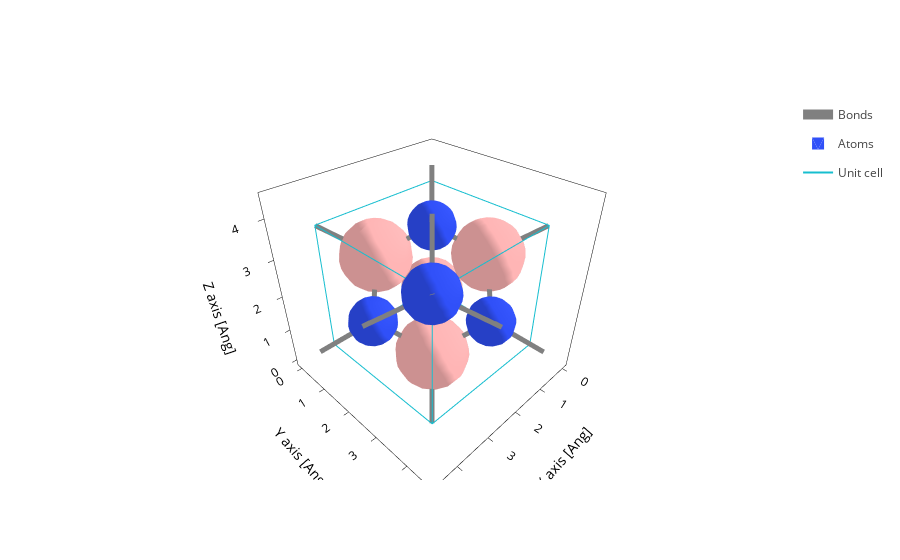

Notebook code cell kept with this figure:
### Code cell
# 1. Plot structure
# path = Path("../dataset/SHARE_OUTPUTS_2_ATOMS/0953-8dcf-411e-ae7b-00f794981cc5") # B-N Overlapped
# path = Path("../dataset/SHARE_OUTPUTS_2_ATOMS/c0e0-7549-496d-82e7-c3f6b1d81e58") # B-N No overlapped

# Boron: Grey
# path = Path("../dataset/SHARE_OUTPUTS_2_ATOMS/2e65-1feb-4df2-8836-e5513b9bade0") # B-B Overlapped
# path = Path("../dataset/SHARE_OUTPUTS_2_ATOMS/7e20-9cdf-4b2c-8134-6cadc8f64c34") # B-B No overlapped
# path = Path("../dataset/SHARE_OUTPUTS_2_ATOMS/a4f7-5d3f-4e50-9eda-87df3bf9ba58") # B-B No overlapped (Pero sí en la siguiente cell)

# path = Path("../dataset/SHARE_OUTPUTS_8_ATOMS/39cf-a27b-42dd-a62e-62556132a798") #Hexagonal
# path = Path("../dataset/SHARE_OUTPUTS_8_ATOMS/11ad-ba95-4a26-8f92-5267f5787553") #Cubic

#Val:
path = Path("../dataset/SHARE_OUTPUTS_2_ATOMS/fc1c-6ab6-4c0e-921e-99710e6fe41b") #N-N Small overlapped
path = Path("../dataset/SHARE_OUTPUTS_2_ATOMS/f016-fb0e-4d5c-b584-4f8987eb5676") #N-N No overlapped

path = Path("../dataset/SHARE_OUTPUTS_2_ATOMS/a4e4-2f64-4e68-a37a-9e84eb767a0c") # B-B No overlapped
path = Path("../dataset/SHARE_OUTPUTS_2_ATOMS/7bbb-6d51-41eb-9de4-329298202ebf") # B-B overlapped

path = Path("../dataset/SHARE_OUTPUTS_8_ATOMS/173e-fad7-4f78-8350-6759a5471596") #Cubic
path = Path("../dataset/SHARE_OUTPUTS_8_ATOMS/4b9b-20df-4fe5-a669-88ff91902e97") #Hexagonal

path = Path("../dataset/SHARE_OUTPUTS_8_ATOMS/0888-cde8-4bbf-8840-bbd0accf1d6c")


print("Plotting structure...")
file = sisl.get_sile(path / "aiida.fdf")
fig = file.plot.geometry(axes="xyz")
# filepath = savedir_struct / f"{n_atoms}atm_{structure}.png"
# fig.write_image(str(filepath))
fig.show()
file.read_geometry().atoms.Z

### Figure 1 — Plotly figure (JSON) as saved in the notebook; plotly's stock layout.template omitted (floating-point values rounded to 4 significant figures; data arrays with more than 128 entries replaced by an {"elided": "..."} marker saying what was removed)
{"data": [{"line": {"color": "gray", "width": 10}, "meta": {}, "mode": "lines", "name": "Bonds", "opacity": 1, "type": "scatter3d", "x": {"elided": "546 float values"}, "y": {"elided": "546 float values"}, "z": {"elided": "546 float values"}}, {"alphahull": 0, "color": "#3050F8", "hovertemplate": "%{meta.position}", "legendgroup": "Atoms", "meta": {"meta": {"Atoms_i": 0}, "position": "(3.68, 3.68, 3.52)"}, "name": "Atoms", "opacity": 1, "showlegend": true, "showscale": false, "type": "mesh3d", "x": {"elided": "225 float values"}, "y": {"elided": "225 float values"}, "z": {"elided": "225 float values"}}, {"alphahull": 0, "color": "#3050F8", "hovertemplate": "%{meta.position}", "legendgroup": "Atoms", "meta": {"meta": {"Atoms_i": 1}, "position": "(3.66, 1.81, 1.81)"}, "name": "Atoms", "opacity": 1, "showlegend": false, "showscale": false, "type": "mesh3d", "x": {"elided": "225 float values"}, "y": {"elided": "225 float values"}, "z": {"elided": "225 float values"}}, {"alphahull": 0, "color": "#3050F8", "hovertemplate": "%{meta.position}", "legendgroup": "Atoms", "meta": {"meta": {"Atoms_i": 2}, "position": "(1.81, 3.67, 1.81)"}, "name": "Atoms", "opacity": 1, "showlegend": false, "showscale": false, "type": "mesh3d", "x": {"elided": "225 float values"}, "y": {"elided": "225 float values"}, "z": {"elided": "225 float values"}}, {"alphahull": 0, "color": "#3050F8", "hovertemplate": "%{meta.position}", "legendgroup": "Atoms", "meta": {"meta": {"Atoms_i": 3}, "position": "(1.81, 1.81, 3.51)"}, "name": "Atoms", "opacity": 1, "showlegend": false, "showscale": false, "type": "mesh3d", "x": {"elided": "225 float values"}, "y": {"elided": "225 float values"}, "z": {"elided": "225 float values"}}, {"alphahull": 0, "color": "#FFB5B5", "hovertemplate": "%{meta.position}", "legendgroup": "Atoms", "meta": {"meta": {"Atoms_i": 4}, "position": "(0.89, 0.89, 0.89)"}, "name": "Atoms", "opacity": 1, "showlegend": false, "showscale": false, "type": "mesh3d", "x": {"elided": "225 float values"}, "y": {"elided": "225 float values"}, "z": {"elided": "225 float values"}}, {"alphahull": 0, "color": "#FFB5B5", "hovertemplate": "%{meta.position}", "legendgroup": "Atoms", "meta": {"meta": {"Atoms_i": 5}, "position": "(0.89, 2.75, 2.75)"}, "name": "Atoms", "opacity": 1, "showlegend": false, "showscale": false, "type": "mesh3d", "x": {"elided": "225 float values"}, "y": {"elided": "225 float values"}, "z": {"elided": "225 float values"}}, {"alphahull": 0, "color": "#FFB5B5", "hovertemplate": "%{meta.position}", "legendgroup": "Atoms", "meta": {"meta": {"Atoms_i": 6}, "position": "(2.74, 0.89, 2.74)"}, "name": "Atoms", "opacity": 1, "showlegend": false, "showscale": false, "type": "mesh3d", "x": {"elided": "225 float values"}, "y": {"elided": "225 float values"}, "z": {"elided": "225 float values"}}, {"alphahull": 0, "color": "#FFB5B5", "hovertemplate": "%{meta.position}", "legendgroup": "Atoms", "meta": {"meta": {"Atoms_i": 7}, "position": "(2.74, 2.75, 0.90)"}, "name": "Atoms", "opacity": 1, "showlegend": false, "showscale": false, "type": "mesh3d", "x": {"elided": "225 float values"}, "y": {"elided": "225 float values"}, "z": {"elided": "225 float values"}}, {"meta": {}, "mode": "lines", "name": "Unit cell", "type": "scatter3d", "x": [0.0, 0.0, 3.701, 3.701, 0.0, 0.0, NaN, 0.0, 0.0, 0.0, 3.701, 3.701, 0.0, NaN, 3.701, 3.701, NaN, 3.701, 3.701], "y": [0.0, 3.712, 3.712, 3.712, 3.712, 3.712, NaN, 3.712, 0.0, 0.0, 0.0, 0.0, 0.0, NaN, 3.712, 0.0, NaN, 3.712, 0.0], "z": [0.0, 0.0, 0.0, 3.55, 3.55, 0.0, NaN, 3.55, 3.55, 0.0, 0.0, 3.55, 3.55, NaN, 0.0, 0.0, NaN, 3.55, 3.55]}], "layout": {"scene": {"aspectmode": "data", "xaxis": {"title": {"text": "X axis [Ang]"}}, "yaxis": {"title": {"text": "Y axis [Ang]"}}, "zaxis": {"title": {"text": "Z axis [Ang]"}}}, "xaxis": {"scaleanchor": "y", "scaleratio": 1, "title": {"text": "X axis [Ang]"}}, "yaxis": {"title": {"text": "Y axis [Ang]"}}}}
